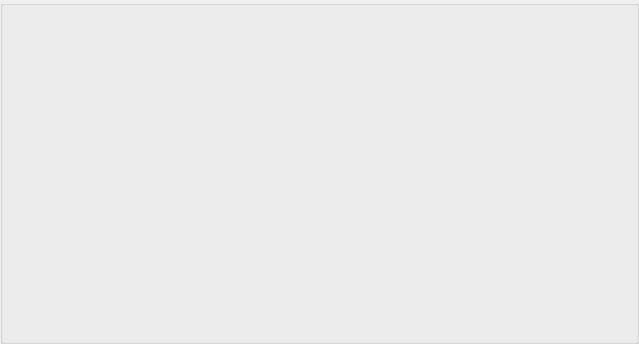
<?xml version="1.0" encoding="UTF-8"?>
<ui version="4.0">
 <class>Tree</class>
 <widget class="QWidget" name="Tree">
  <property name="geometry">
   <rect>
    <x>0</x>
    <y>0</y>
    <width>639</width>
    <height>344</height>
   </rect>
  </property>
  <property name="windowTitle">
   <string>Versions Tree</string>
  </property>
  <layout class="QGridLayout" name="gridLayout">
   <property name="margin">
    <number>0</number>
   </property>
   <property name="spacing">
    <number>0</number>
   </property>
   <item row="0" column="0">
    <widget class="QGroupBox" name="versionBox">
     <property name="title">
      <string/>
     </property>
    </widget>
   </item>
  </layout>
 </widget>
 <resources/>
 <connections/>
</ui>
